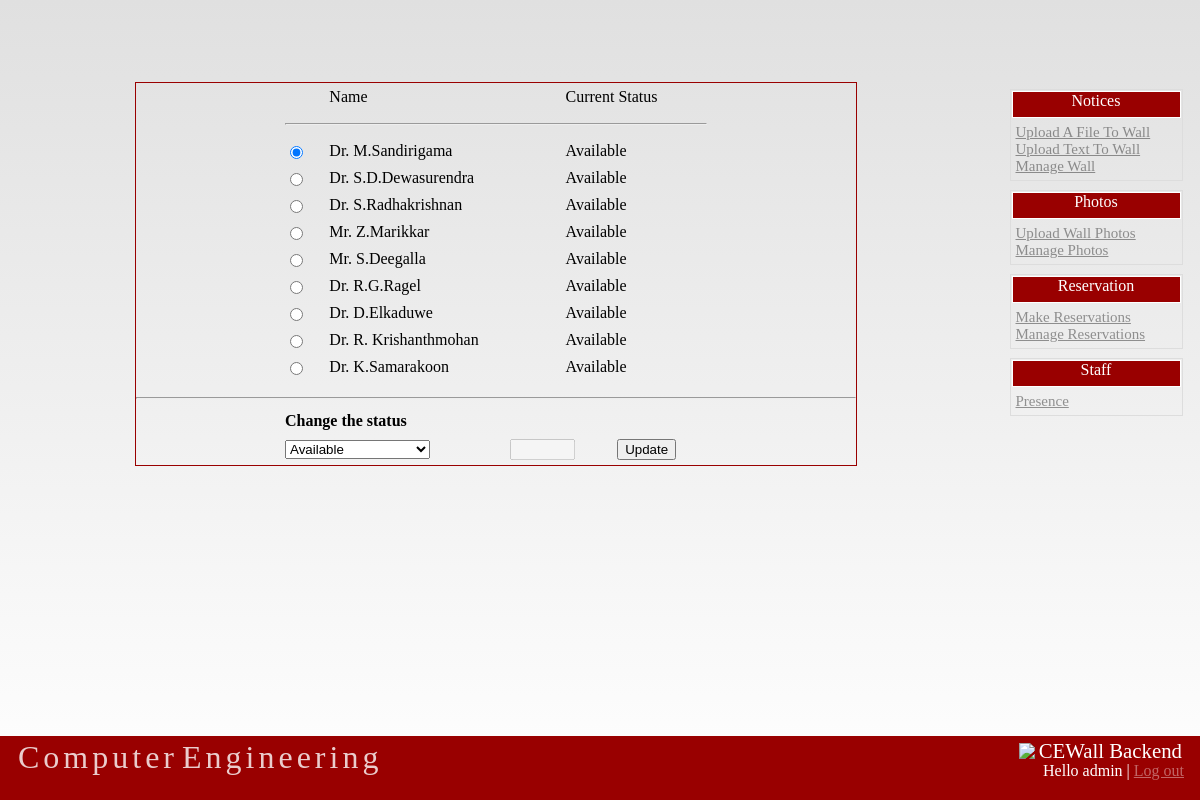
Screenshot of /dept/admin/staff_presence.php (signed in) with the database file from the repository.
### tables this page shows
CREATE TABLE IF NOT EXISTS `staff` (
  `id` int(2) NOT NULL AUTO_INCREMENT,
  `name` varchar(30) NOT NULL,
  `floor_id` int(11) NOT NULL,
  `status` int(1) NOT NULL,
  `status_more` varchar(10) DEFAULT '',
  PRIMARY KEY (`id`),
  KEY `floor_id` (`floor_id`),
  KEY `status` (`status`)
);

CREATE TABLE IF NOT EXISTS `presence` (
  `id` int(1) NOT NULL AUTO_INCREMENT,
  `presence_type` varchar(22) NOT NULL,
  PRIMARY KEY (`id`),
  UNIQUE KEY `presence_type` (`presence_type`),
  KEY `presence_type_2` (`presence_type`)
);

### dept/admin/staff_presence.php (the view, shortened to what this page needs)
<html>
    <head>
        <link rel="stylesheet" type="text/css" href="styles/styles.css">
    </head>
<body>
            <div class="bodyContainer">
            <?php
            $db=new databaseAccess();
            $dbConnection = $db->initConnection();
            $queryString="SELECT staff.id,name,presence_type,status_more FROM staff JOIN presence ON staff.status=presence.id";
            $queryString1="SELECT id,presence_type FROM presence";
            $query=mysql_query($queryString,$dbConnection);
            $query1=mysql_query($queryString1,$dbConnection);
            $optionList="";
            while($rec1=mysql_fetch_array($query1)) $optionList.="<option value='$rec1[id]'>$rec1[presence_type]</option>";
            ?>
                    <div class="form">
                        <form><table align="center" width="60%" cellpadding="4" cellspacing="1">
                            <thead><td></td><td>Name</td><td>Current Status</td></thead>
                            <tr><td colspan="3"><hr/></td></tr>
                                <?php
                                    $i=0;
                                    while($rec=mysql_fetch_array($query)){
                                        $i++;
                                        echo "<tr>";
                                        if($i==1)
                                            echo "<td><input type='radio' name='staff' checked value='$rec[id]' /></td>";
                                        else
                                            echo "<td><input type='radio' name='staff' value='$rec[id]' /></td>";
                                        echo "<td>$rec[name]</td><td>$rec[presence_type]$rec[status_more]</td></tr>";
                                    }
                                ?>
                        </table></form>
                        <hr/>
                         <table align="center" width="60%" cellpadding="4" cellspacing="1">
                            <tr><td colspan="3"><b>Change the status</b></td></tr>
                            <tr>
                                <td><?php echo "<select id='status' onchange='switchTextBox()'>$optionList</select>"; ?></td>
                                <td><input type="text" maxlength="5" size="5" id="backAt" disabled="true"/></td>
                                <td><button onclick="update()">Update</button></td>
                            </tr>
                         </table>
                    </div>
            </div>
    <div id="sidebarContainer" class= "sidebarContainer">
            <div class='sidebarComponentContainer'>
                <div class='sidebarComponentTitle'>
                    Notices
                </div>
                <div class='sidebarComponentBody' >
                    <a href="upload_file.php">Upload A File To Wall</a>
                    <a href="upload_text.php">Upload Text To Wall</a>
                    <a href="manage_wall.php">Manage Wall</a>
                </div>
            </div>
            <div class='sidebarComponentContainer'>
                <div class='sidebarComponentTitle'>
                    Photos
                </div>
                <div class='sidebarComponentBody' >
                    <a href="upload_photos.php">Upload Wall Photos</a>
                    <a href="manage_photos.php">Manage Photos</a>
                </div>
            </div>
            <div class='sidebarComponentContainer'>
                <div class='sidebarComponentTitle'>
                    Reservation
                </div>
                <div class='sidebarComponentBody' >
                    <a href="reservations.php">Make Reservations</a>
                    <a href="manage_reservations.php">Manage Reservations</a>
                </div>
            </div>
            <div class='sidebarComponentContainer'>
                <div class='sidebarComponentTitle'>
                    Staff
                </div>
                <div class='sidebarComponentBody' >
                    <a href="staff_presence.php">Presence</a>
                </div>
            </div>
    </div>
    <div id="titleContainer" class= "titleContainer" >
            <div class='titleContent'>
            <table class="titleTable" >
                <tr id="title"></tr>
            </table>
            </div>
            <div class="catogory">
                <table>
                    <tr><td><img id='catogoryImage' src='icons/user.png'/></td>
                    <td id='catogoryTitle'>CEWall Backend</td></tr>
                </table>
            </div>
            <div class="logout">
             <table align="right">
            <tr>
                <td>Hello <?php echo $_SESSION["valid_user_name"];?></td>
                <td> | </td>
                <td align="right"><a href="logout.php">Log out</a></td>
            </tr></table>
              </div>
    </div>
</body>
</html>

### dept/admin/styles/styles.css (style rules this page uses)
body { background:#DBE1E3; background:-moz-linear-gradient(top,#e0e0e0 , #fff) no-repeat center center fixed; background:-webkit-linear-gradient(top,#e0e0e0 , #fff) no-repeat center center fixed; }
.form { position:absolute; top:10%; left:12.5%; width:75%; border:1px solid #990000; }
.logout { position: relative; width: 250px; bottom: 20px; right:13px; float:right; text-align:right; z-index:6; }
.logout td ,a { color:#FFF; font-family: "Ubuntu Light","Myriad Pro Light", Times, sans-serif; }
.titleContainer { position:absolute; bottom:0px; left:0px; width: 100%; height: 8%; font-family: "Ubuntu Light","Myriad Pro Light", Times, sans-serif; background: #990000 ; color: #fff; overflow:hidden; }
.titleContent { margin-left:15px; }
#title { color:#fff; font-size:200%; font-weight:light; }
.catogory table { position:absolute; font-size:130%; text-align:right; right:15px; top:0px; color:#fff; }
.bodyContainer { position:absolute; top:10px; left:15px; width: 80%; height:90%; z-index:1; font-family: "Ubuntu Light","Myriad Pro Light", Times, sans-serif; }
.sidebarContainer { position:absolute; top:10%; right:15px; width: 15%; height: 90%; text-align:center; z-index:1; }
.sidebarComponentContainer { position:relative; width:95%; left:2.5%; margin-top:5%; background: -moz-linear-gradient(top, #e0e0e0 , #fff) no-repeat center center fixed; background:-webkit-linear-gradient(top,#e0e0e0 , #fff) no-repeat center center fixed; font-family: "Ubuntu Light","Myriad Pro Light", Times, sans-serif; font-weight:light; border:1px #ddd solid; }
.sidebarComponentTitle { position:relative; background:#990000; margin:1px; height: 25px; color:#fff; border:1px solid; }
.sidebarComponentBody { position:relative; padding-top:5px; padding-bottom:5px; margin-left:5px; text-align:left; }
.sidebarComponentBody a { text-align: right; color:#000; font-size:15; }

### rows the page displays
staff: name "Dr. M.Sandirigama", status.presence_type "Available"
staff: name "Dr. S.D.Dewasurendra", status.presence_type "Available"
staff: name "Dr. S.Radhakrishnan", status.presence_type "Available"
staff: name "Mr. Z.Marikkar", status.presence_type "Available"
staff: name "Mr. S.Deegalla", status.presence_type "Available"
staff: name "Dr. R.G.Ragel", status.presence_type "Available"
staff: name "Dr. D.Elkaduwe", status.presence_type "Available"
staff: name "Dr. R. Krishanthmohan", status.presence_type "Available"
staff: name "Dr. K.Samarakoon", status.presence_type "Available"

### other values shown
$_SESSION["valid_user_name"] "admin"
form field value "Available"
